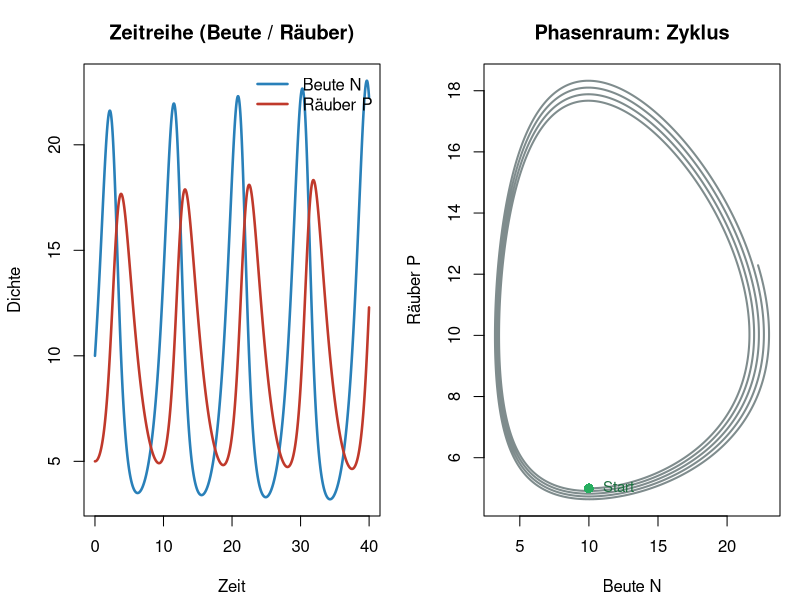

The R script that drew this image:
# Lotka-Volterra teaching figure: time series + phase cycle
out <- "pics/biology/lotka_volterra_cycles.png"
dir.create("pics/biology", showWarnings = FALSE, recursive = TRUE)

lv <- function(t, y, parms) {
  N <- y[1]; P <- y[2]
  with(as.list(parms), {
    dN <- r * N - a * N * P
    dP <- b * a * N * P - m * P
    list(c(dN, dP))
  })
}

# simple Euler integration (no deSolve dependency)
parms <- list(r = 1.0, a = 0.1, b = 0.5, m = 0.5)
dt <- 0.01
T <- 40
n <- as.integer(T / dt)
N <- numeric(n); P <- numeric(n); time <- numeric(n)
N[1] <- 10; P[1] <- 5; time[1] <- 0
for (i in 2:n) {
  dN <- parms$r * N[i - 1] - parms$a * N[i - 1] * P[i - 1]
  dP <- parms$b * parms$a * N[i - 1] * P[i - 1] - parms$m * P[i - 1]
  N[i] <- max(N[i - 1] + dt * dN, 1e-6)
  P[i] <- max(P[i - 1] + dt * dP, 1e-6)
  time[i] <- time[i - 1] + dt
}

png(out, width = 1100, height = 480, res = 120)
par(mfrow = c(1, 2), mar = c(4.2, 4.2, 3.2, 1), family = "sans")

plot(time, N, type = "l", lwd = 2.5, col = "#2980b9",
     xlab = "Zeit", ylab = "Dichte", ylim = range(c(N, P)),
     main = "Zeitreihe (Beute / Räuber)")
lines(time, P, lwd = 2.5, col = "#c0392b")
legend("topright", legend = c("Beute N", "Räuber P"),
       col = c("#2980b9", "#c0392b"), lwd = 2.5, bty = "n")

plot(N, P, type = "l", lwd = 2, col = "#7f8c8d",
     xlab = "Beute N", ylab = "Räuber P",
     main = "Phasenraum: Zyklus")
points(N[1], P[1], pch = 16, col = "#27ae60", cex = 1.3)
text(N[1], P[1], " Start", pos = 4, col = "#196f3d", cex = 0.9)
dev.off()
message("wrote ", out)
